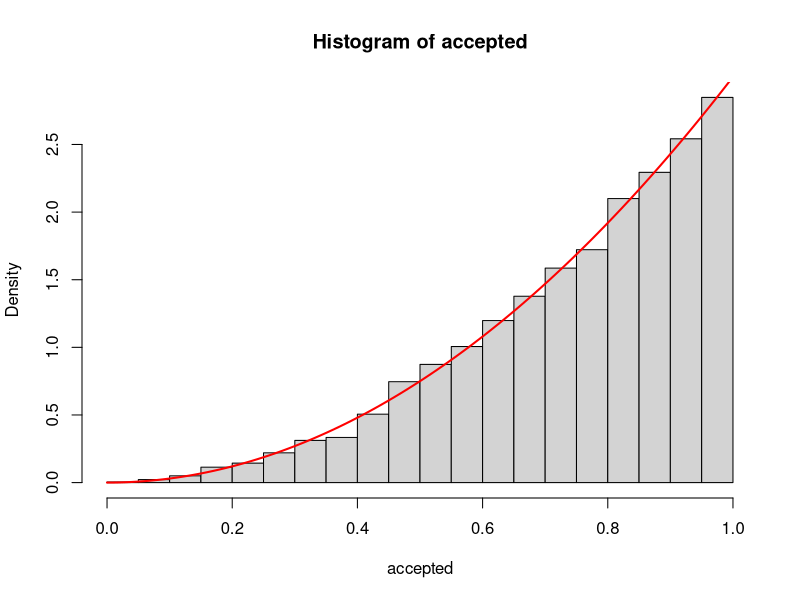
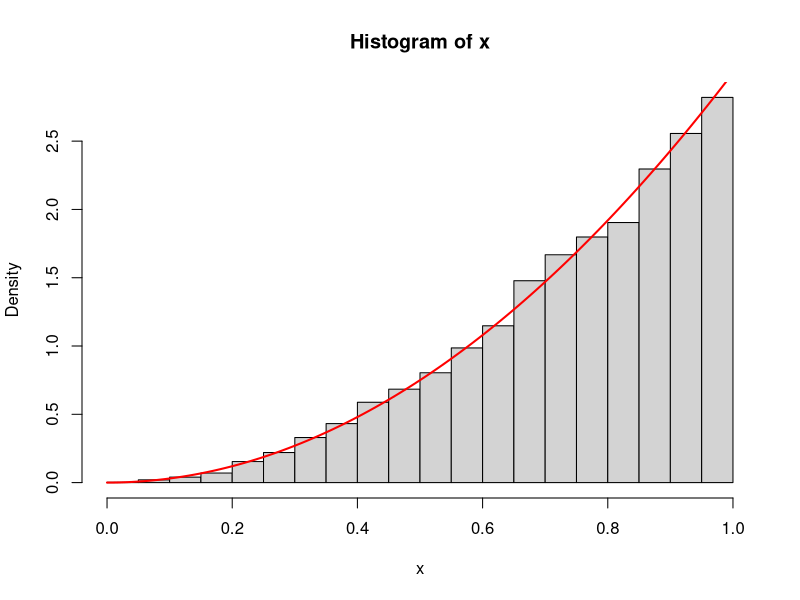
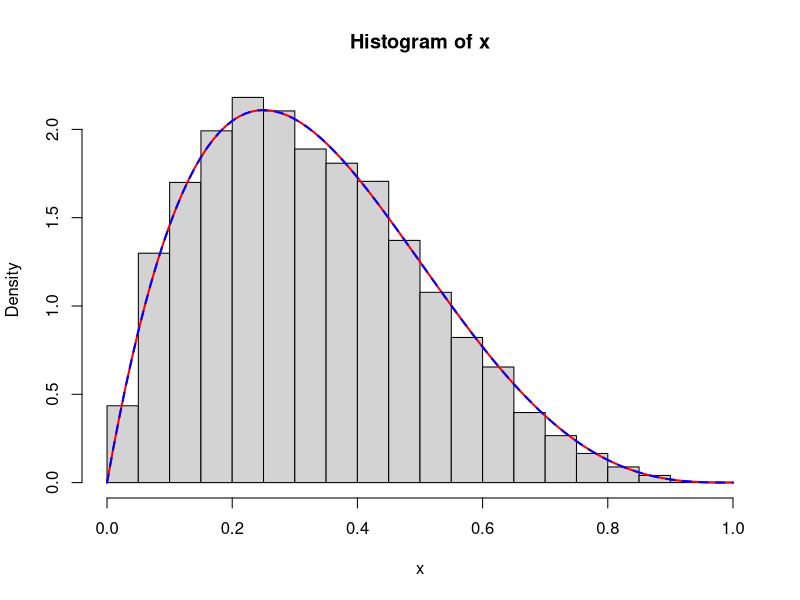
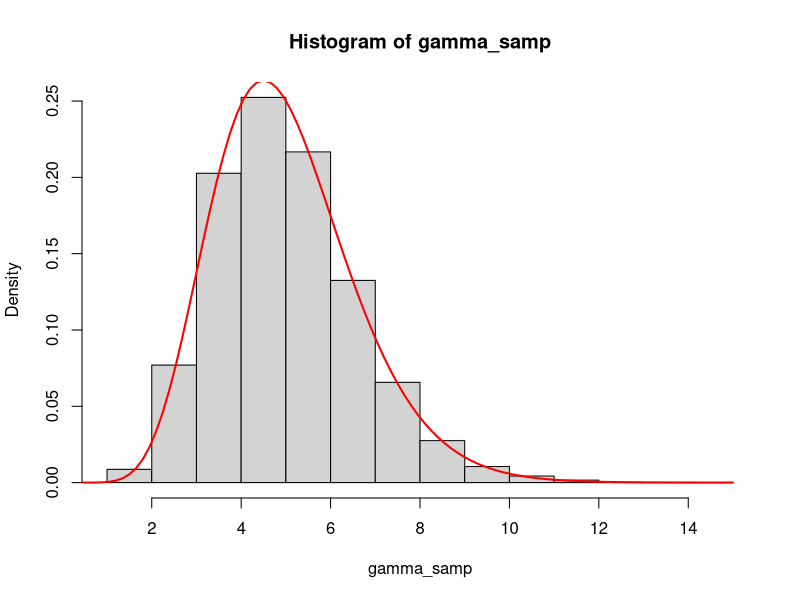
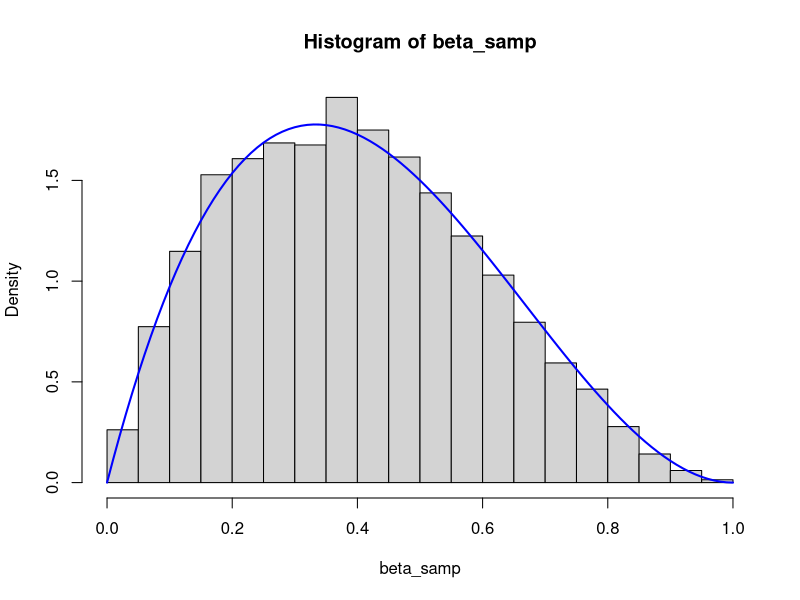
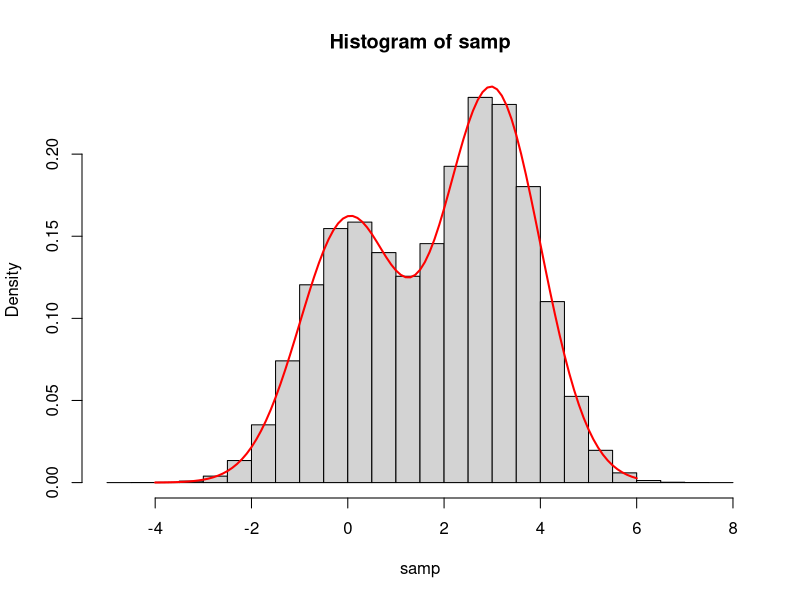
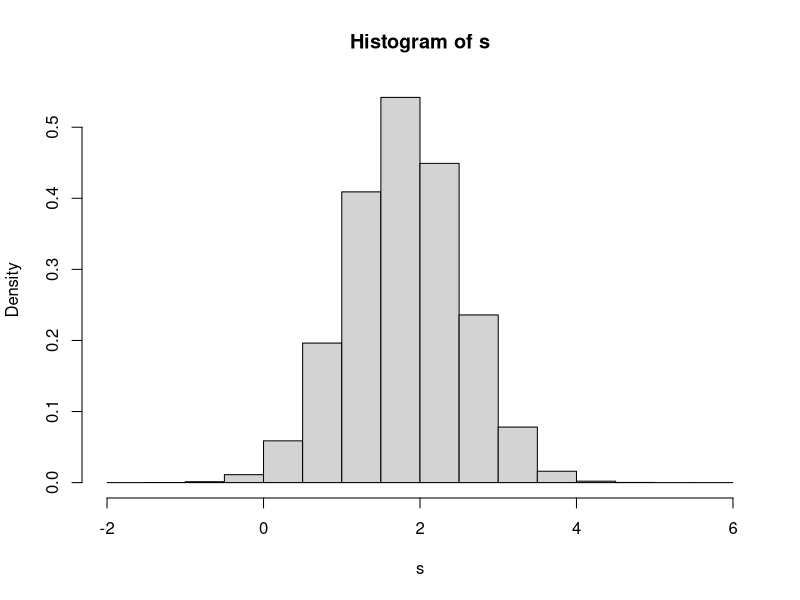

These figures' R source, in order: (Note: this script raises an error after producing the figures.)

system.time({
  n <- 10^4
  accepted <- numeric(n)
  
  i <- 0
  while(i <= n){
    y <- runif(1)
    u <- runif(1)
    
    if(u < y^2){
      accepted[i] <- y 
      i <- i + 1
    }
  }
})




hist(accepted, prob = TRUE)
w <- seq(0, 1, by = 0.01)
lines(w, 3*w^2, col = "red", lwd = 2)

# more efficient method

system.time({
  n <- 10^4
  c <- 3
  m <- n*c
  
  y <- runif(m)
  u <- runif(m)
  accepted <- (u < y^2)
  x <- y[accepted]
})


length(x)

hist(x, prob = TRUE)
w <- seq(0, 1, by = 0.01)
lines(w, 3*w^2, col = "red", lwd = 2)

system.time({})


n <- 10^4
c <- 2.11
m <- n*c

y <- runif(m)
u <- runif(m)

accepted <- (u < ((20/c) * y* (1-y)^3))

x <- y[accepted]

hist(x, prob = TRUE)
curve(dbeta(x, 2, 4), 0, 1, col = "red", add = TRUE, lwd = 2)

w <- seq(0, 1, by = 0.01)
lines(w, 20*w*(1-w)^3, col = "blue", lty = 2, lwd = 2)

help(dbeta)


n <- 10^4
gamma_samp <- numeric(n)

for(i in 1:n){
  x <- rexp(10, rate = 2)
  gamma_samp[i] <- sum(x)
}

hist(gamma_samp, prob = TRUE)
curve(dgamma(x, shape = 10, scale = 1/2),
      0, 15, col = "red", lwd = 2, add = TRUE)

n <- 10^4
beta_samp <- numeric(n)

for(i in 1:n){
  x <- rexp(5)
  u <- sum(x[1:2])
  v <- sum(x[3:5])
  beta_samp[i] <- (u/(u+v))
}

hist(beta_samp, prob = TRUE)
curve(dbeta(x, 2, 3), 0, 1, col = "blue", lwd = 2, add = TRUE)


n <- 10^6
k <- sample(1:2, size = n, replace = TRUE, prob = c(0.4, 0.6))
samp <- numeric(n)

for(i in 1:n){
  if(k[i] == 1){
    samp[i] <- rnorm(1)
  } else {
    samp[i] <- rnorm(1, mean = 3, sd = 1)
  }
}

hist(samp, prob = TRUE)

true_dens <- function(x){
  0.4*dnorm(x) + 0.6*dnorm(x, mean = 3, sd=1)
}
curve(true_dens(x), -4, 6, col = "red", lwd = 2,
      add = TRUE)

# convolution
n <- 10^6
x1 <- rnorm(n)
x2 <- rnorm(n, mean = 3, sd = 1)
s <- 0.4 * x1 + 0.6 * x2
hist(s, prob = TRUE)
true_dens()


n <- 10^6
u <- runif(n)
samp <- numeric(n)

for(i in 1:n){
  if(u[i] <= 0.4){
    samp[i] <- rnorm(1)
  } else if(u[i] <= 0.7){
    samp[i] <- rnorm(1, mean = 3, sd = 1)
  } else {
    samp[i] <- rnorm(1, mean = 5, sd = 1)
  }
}

hist(samp, prob = TRUE)

true_dens <- function(x){
  f1 <-0.4*dnorm(x)
  f2 <- 0.3*dnorm(x, mean = 3, sd = 1)
  f3 <- 0.3*dnorm(x, mean = 5, sd = 1)
  return(f1 + f2 + f3)
}

curve(true_dens, -5, 10, col = "red", lwd = 2, add = TRUE)











